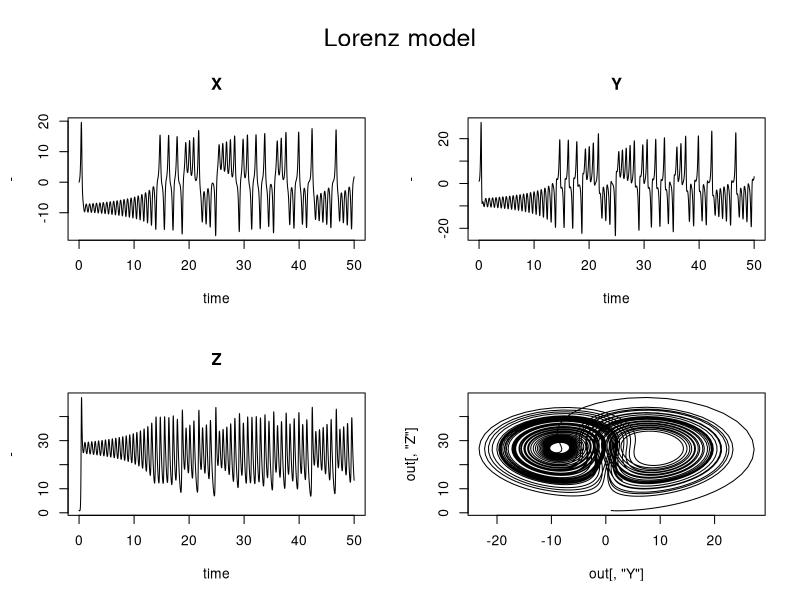

Generate this figure with R:
## ---- chunk 1
knitr::opts_chunk$set(echo = TRUE, 
                      warning = FALSE, 
                      message = FALSE) 
## ---- chunk 2
suppressPackageStartupMessages( {
  library(deSolve)
} )
## ---- chunk 3
parameters <- c(s = 10, r = 28, b = 8/3)
state <- c(X = 0, Y = 1, Z = 1)
 
Lorenz <- function(t, state, parameters) {
    with( as.list(c(state, parameters) ), {
        dX <- s * (Y - X)
        dY <- X * (r - Z) - Y
        dZ <- X * Y - b * Z
        list( c(dX, dY, dZ) )
    } )
}
## ---- chunk 4
times <- seq(0, 50, by = 0.01)
out <- ode(y = state, times = times, func = Lorenz, parms = parameters)
 
par( oma = c(0, 0, 3, 0) )
plot(out, xlab = "time", ylab = "-")
plot(out[, "Y"], out[, "Z"], pch = ".", type = "l")
mtext(outer = TRUE, side = 3, "Lorenz model", cex = 1.5)
